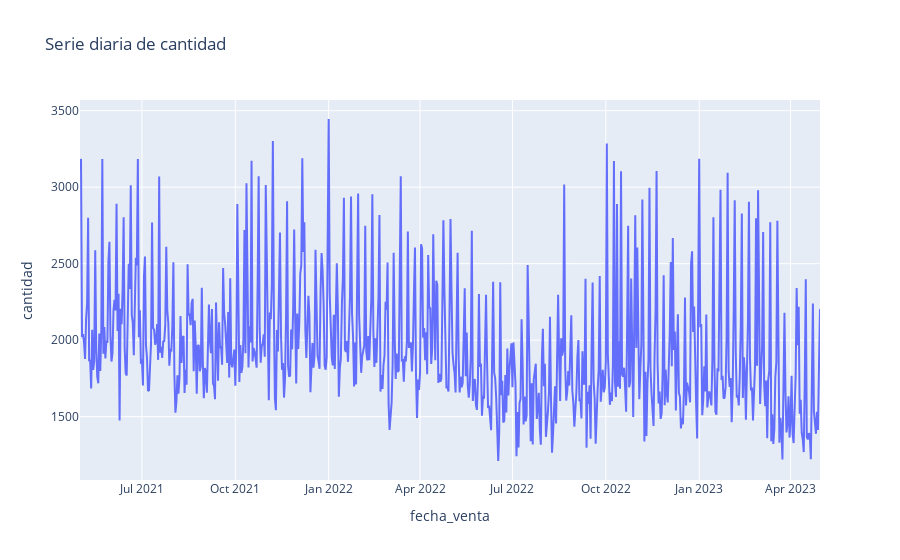

This figure's notebook cell:
### Markdown cell above
11. Aplica alguna técnica estadística para observar si hay estacionalidad en la evolucion temporal general de la variable "cantidad".

### Code cell
# Función para verificar si una serie temporal es estacionaria
def check_stationarity(series):
    # Eliminamos NaN y nos aseguramos que los datos sean float
    series = series.dropna().astype(float)
    
    # Test de Dickey-Fuller aumentado
    result = adfuller(series.values)

    # Mostramos los resultados del test
    print('ADF Statistic: ', result[0])
    print('p-value: ', result[1])
    print('Critical Values:')
    for key, value in result[4].items():
        print('\t%s: %.3f' % (key, value))

    # Interpretación: estacionaria si p-value <= 0.05 y ADF statistic < critical value 5%
    if (result[1] <= 0.05) and (result[0] < result[4]['5%']):
        print("\u001b[32m Stationary \u001b[0m")  # Texto en verde
    else:
        print("\x1b[31m Non-stationary \x1b[0m")  # Texto en rojo

# Agrupamos las ventas por día sumando la cantidad total
group = vt.groupby(pd.Grouper(key="fecha_venta", freq="1D"))["cantidad"].sum().reset_index()

# Checamos la estacionariedad de la serie diaria
check_stationarity(group["cantidad"])

# Graficamos la serie diaria de cantidad de ventas
fig = px.line(group, x="fecha_venta", y="cantidad", title="Serie diaria de cantidad")
fig.show()

### Figure 1 — Plotly figure (JSON) as saved in the notebook; plotly's stock layout.template omitted (floating-point values rounded to 4 significant figures; data arrays with more than 128 entries replaced by an {"elided": "..."} marker saying what was removed)
{"data": [{"hovertemplate": "fecha_venta=%{x}<br>cantidad=%{y}<extra></extra>", "legendgroup": "", "line": {"color": "#636efa", "dash": "solid"}, "marker": {"symbol": "circle"}, "mode": "lines", "name": "", "orientation": "v", "showlegend": false, "type": "scatter", "x": {"elided": "730 str values"}, "xaxis": "x", "y": {"elided": "730 float values"}, "yaxis": "y"}], "layout": {"legend": {"tracegroupgap": 0}, "title": {"text": "Serie diaria de cantidad"}, "xaxis": {"anchor": "y", "domain": [0, 1], "title": {"text": "fecha_venta"}}, "yaxis": {"anchor": "x", "domain": [0, 1], "title": {"text": "cantidad"}}}}
